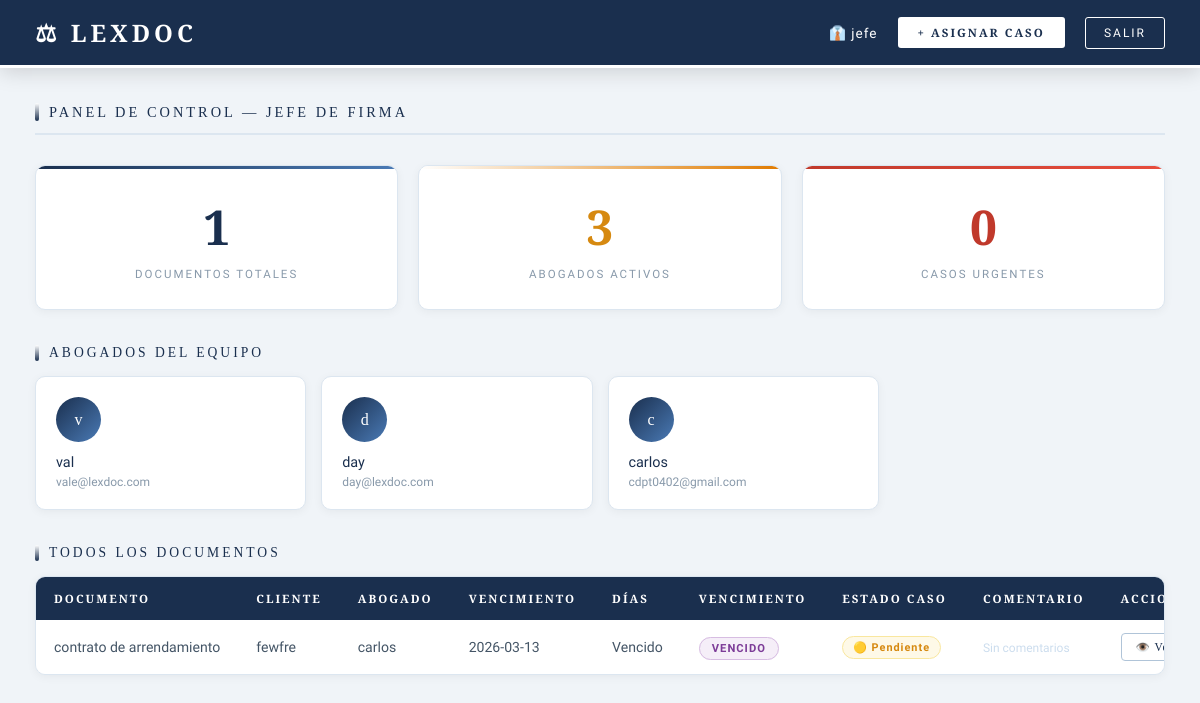
Screenshot of /jefe (signed in) with the database file from the repository.
### tables this page shows
CREATE TABLE usuarios (
        id INTEGER PRIMARY KEY AUTOINCREMENT,
        nombre TEXT NOT NULL,
        email TEXT UNIQUE NOT NULL,
        password TEXT NOT NULL,
        rol TEXT NOT NULL
    );

CREATE TABLE documentos (
        id INTEGER PRIMARY KEY AUTOINCREMENT,
        titulo TEXT NOT NULL,
        cliente TEXT NOT NULL,
        archivo TEXT NOT NULL,
        fecha_vencimiento TEXT NOT NULL,
        notas TEXT,
        comentario_abogado TEXT,
        estado_caso TEXT DEFAULT 'pendiente',
        abogado_id INTEGER,
        asignado_por INTEGER,
        fecha_subida TEXT DEFAULT CURRENT_TIMESTAMP,
        fecha_actualizacion TEXT DEFAULT CURRENT_TIMESTAMP,
alerta_enviada INTEGER DEFAULT 0,
        FOREIGN KEY (abogado_id) REFERENCES usuarios(id),
        FOREIGN KEY (asignado_por) REFERENCES usuarios(id)
    );

### app.py (the view)
@app.route('/jefe')
@login_requerido(['jefe'])
def jefe_dashboard():
    conn = get_db()
    abogados = conn.execute(
        "SELECT * FROM usuarios WHERE rol = 'abogado'"
    ).fetchall()
    documentos = conn.execute(
        '''SELECT d.*, u.nombre as abogado FROM documentos d
           JOIN usuarios u ON d.abogado_id = u.id
           ORDER BY d.fecha_vencimiento ASC'''
    ).fetchall()
    conn.close()
    hoy = datetime.now().date()
    docs_con_estado = []
    for doc in documentos:
        vencimiento = datetime.strptime(doc['fecha_vencimiento'], '%Y-%m-%d').date()
        dias = (vencimiento - hoy).days
        estado = 'vencido' if dias < 0 else 'urgente' if dias <= 7 else 'proximo' if dias <= 15 else 'ok'
        docs_con_estado.append((doc, estado, dias))
    return render_template('jefe/dashboard.html',
                         abogados=abogados,
                         documentos=docs_con_estado,
                         nombre=session['usuario_nombre'])

### app.py (called while the page is built)
def get_db():
    conn = sqlite3.connect('lexdoc.db')
    conn.row_factory = sqlite3.Row
    return conn

def login_requerido(roles_permitidos):
    def decorador(f):
        from functools import wraps
        @wraps(f)
        def wrapper(*args, **kwargs):
            if 'usuario_id' not in session:
                return redirect(url_for('login'))
            if session.get('rol') not in roles_permitidos:
                flash('No tienes permiso para acceder aquí', 'error')
                return redirect(url_for('dashboard'))
            return f(*args, **kwargs)
        return wrapper
    return decorador

### templates/jefe/dashboard.html (shortened to what this page needs)
<!DOCTYPE html>
<html lang="es">
<head>
</head>
<body>
    <nav class="navbar">
        <h1>⚖ LEXDOC</h1>
        <div class="navbar-right">
            <span>👔 {{ nombre }}</span>
            <a href="/jefe/asignar" class="btn-asignar">+ ASIGNAR CASO</a>
            <a href="/logout" class="btn-logout">SALIR</a>
        </div>
    </nav>
    <div class="content">
        <p class="page-title">PANEL DE CONTROL — JEFE DE FIRMA</p>
        <div class="stats">
            <div class="stat-card total">
                <div class="number">{{ documentos|length }}</div>
                <div class="label">DOCUMENTOS TOTALES</div>
            </div>
            <div class="stat-card abogados">
                <div class="number">{{ abogados|length }}</div>
                <div class="label">ABOGADOS ACTIVOS</div>
            </div>
            <div class="stat-card urgente">
                <div class="number">
                    {% set urgentes = [] %}
                    {{ urgentes|length }}
                </div>
                <div class="label">CASOS URGENTES</div>
            </div>
        </div>
        {% if abogados %}
        <p class="section-title">ABOGADOS DEL EQUIPO</p>
        <div class="abogados-grid">
            {% for a in abogados %}
            <div class="abogado-card">
                <div class="abogado-avatar">{{ a['nombre'][0] }}</div>
                <div class="abogado-nombre">{{ a['nombre'] }}</div>
                <div class="abogado-email">{{ a['email'] }}</div>
            </div>
            {% endfor %}
        </div>
        {% endif %}
        <p class="section-title">TODOS LOS DOCUMENTOS</p>
        <div class="table-wrapper">
            <table>
                <thead>
                    <tr>
                        <th>DOCUMENTO</th>
                        <th>CLIENTE</th>
                        <th>ABOGADO</th>
                        <th>VENCIMIENTO</th>
                        <th>DÍAS</th>
                        <th>VENCIMIENTO</th>
                        <th>ESTADO CASO</th>
                        <th>COMENTARIO</th>
                        <th>ACCIONES</th>
                    </tr>
                </thead>
                <tbody>
                    {% if documentos %}
                        {% for doc, estado, dias in documentos %}
                        <tr>
                            <td>{{ doc['titulo'] }}</td>
                            <td>{{ doc['cliente'] }}</td>
                            <td>{{ doc['abogado'] }}</td>
                            <td>{{ doc['fecha_vencimiento'] }}</td>
                            <td>{% if dias < 0 %}Vencido{% else %}{{ dias }} días{% endif %}</td>
                            <td>
                                <span class="badge badge-{{ estado }}">
                                    {% if dias < 0 %}VENCIDO
                                    {% elif estado == 'urgente' %}URGENTE
                                    {% elif estado == 'proximo' %}PRÓXIMO
                                    {% else %}AL DÍA
                                    {% endif %}
                                </span>
                            </td>
                            <td>
                                {% if doc['estado_caso'] == 'pendiente' %}
                                    <span class="estado-badge estado-pendiente">🟡 Pendiente</span>
                                {% elif doc['estado_caso'] == 'en_proceso' %}
                                    <span class="estado-badge estado-en_proceso">🔵 En Proceso</span>
                                {% elif doc['estado_caso'] == 'listo' %}
                                    <span class="estado-badge estado-listo">🟢 Listo</span>
                                {% elif doc['estado_caso'] == 'requiere_revision' %}
                                    <span class="estado-badge estado-requiere_revision">🔴 Requiere Revisión</span>
                                {% endif %}
                            </td>
                            <td>
                                {% if doc['comentario_abogado'] %}
                                    <span class="comentario-cell" data-tooltip="{{ doc['comentario_abogado'] }}">
                                        💬 {{ doc['comentario_abogado'] }}
                                    </span>
                                {% else %}
                                    <span class="sin-comentario">Sin comentarios</span>
                                {% endif %}
                            </td>
                            <td>
                                <div style="display:flex; gap:6px;">
                                    <a href="/descargar/{{ doc['archivo'] }}"
                                       target="_blank" class="btn-ver">👁️ Ver Documento</a>
                                </div>
                            </td>
                        </tr>
                        {% endfor %}
                    {% else %}
                        <tr>
                            <td colspan="9" class="empty">No hay documentos aún</td>
                        </tr>
                    {% endif %}
                </tbody>
            </table>
        </div>
    </div>
</body>
</html>

### rows the page displays
usuarios: nombre "v", nombre "val", email "vale@lexdoc.com"
usuarios: nombre "d", nombre "day", email "day@lexdoc.com"
usuarios: nombre "c", nombre "carlos", email "cdpt0402@gmail.com"
documentos: titulo "contrato de arrendamiento", cliente "fewfre", abogado "carlos", fecha_vencimiento "2026-03-13", estado_caso "🟡 Pendiente"

### other values shown
{{ nombre }} "jefe"
{{ documentos|length }} "1"
{{ abogados|length }} "3"
{{ urgentes|length }} "0"
